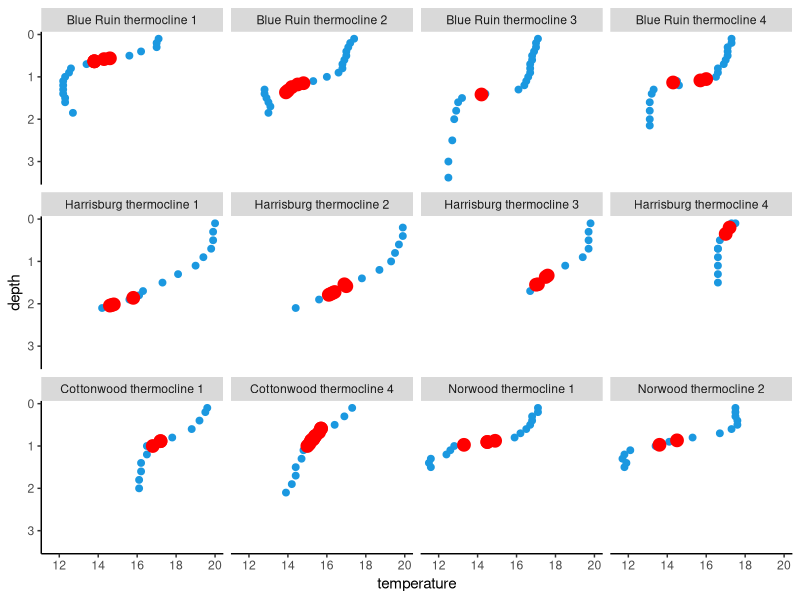
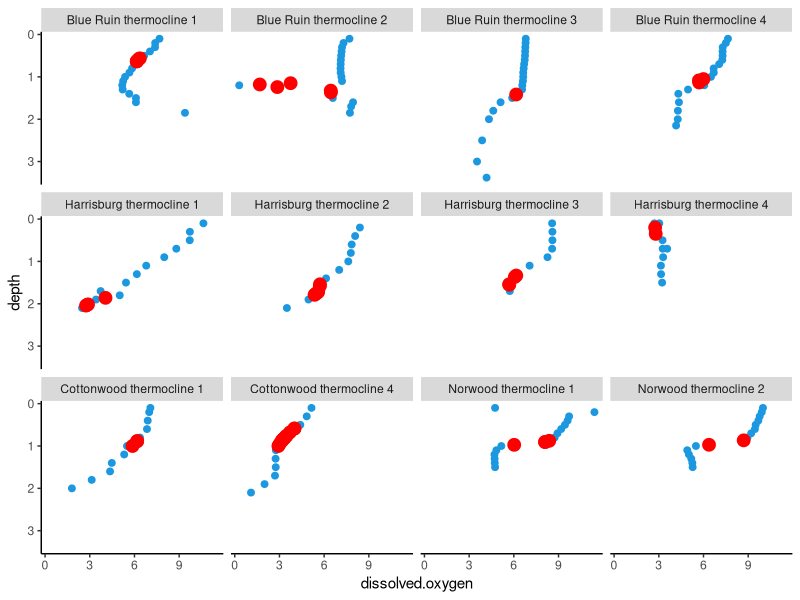
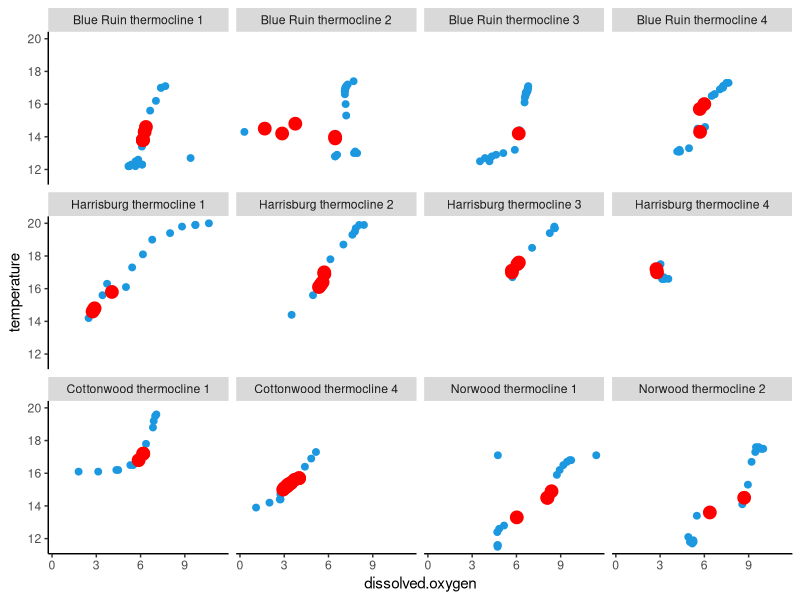
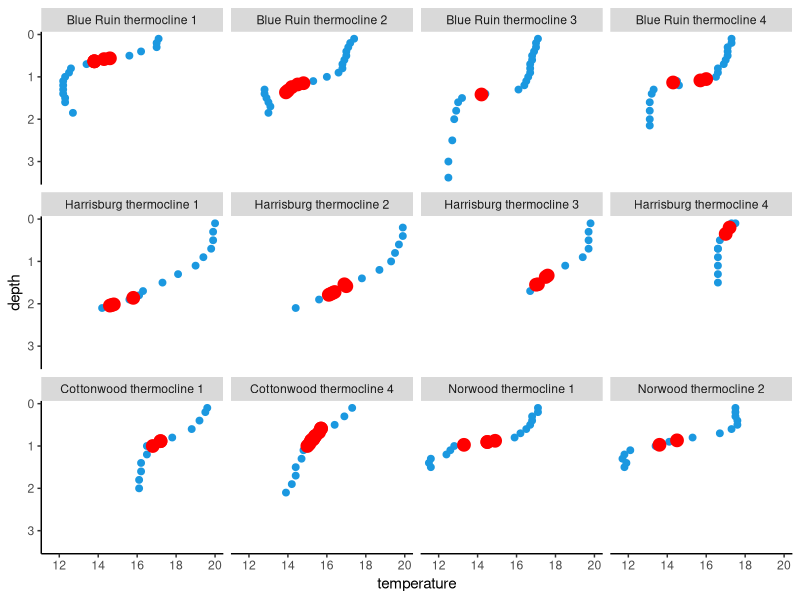
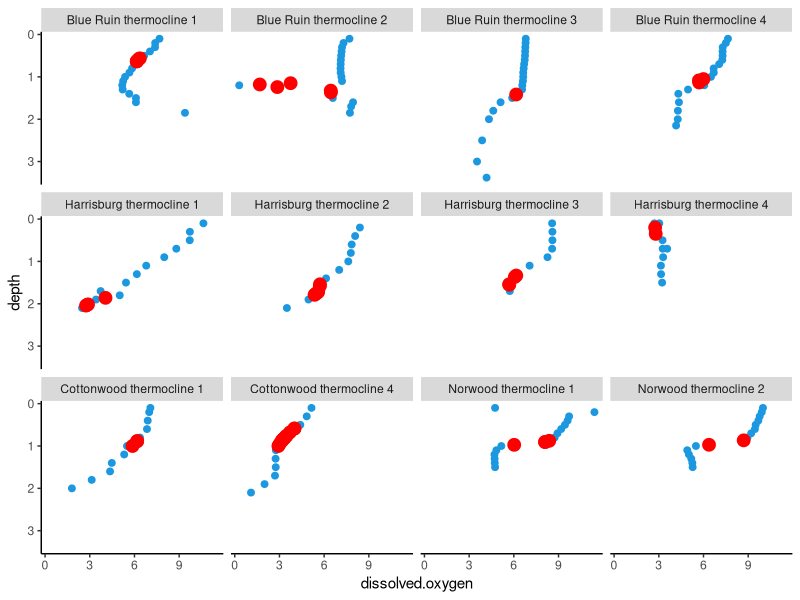
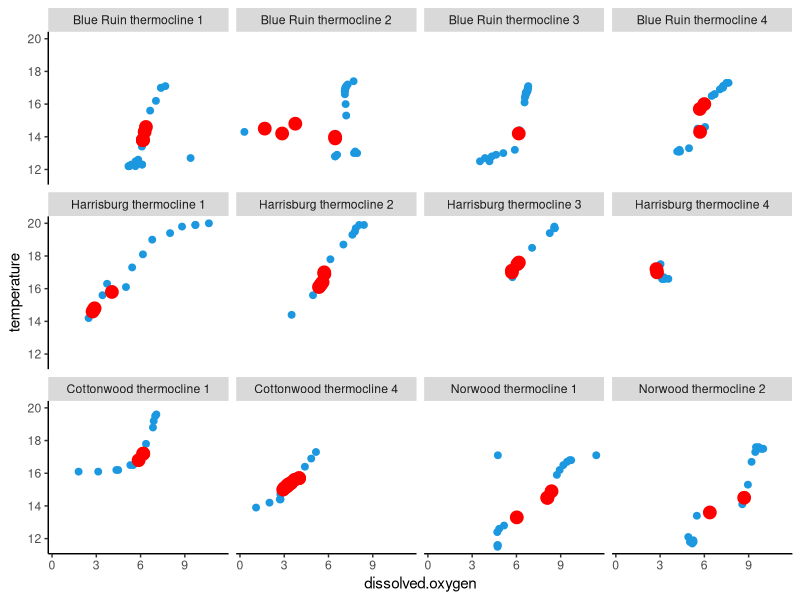

Write R code to recreate these figures, in order.
#'2022-11-09

# Interpolation to determine fish depth using internal temperatures -------

library(readr)
library(dplyr)
library(tidyverse)
library(lubridate)
library(ggplot2)

#' Here I use the slope equation of y=mx=b as d? = D1 + (D2-D1)/(X2-X1)*(T1-X1)
#' where d? is the depth of the fish that we are trying to determine, D1 and D2 
#' the known depths of the bounding temperatures, X2 and X1 are the known temperatures
#' of those sensors, and T1 is the temperature of the fish, x is T1-X1 (pretending that
#' X1 is the y intercept for these two points...)

setwd("C:/Users/barrehan/GitHub/projects/cwa.habitat.selection")
ysi <- read.csv("data/raw.data/internal.temperature/2019.2021.thermocline.fish.internal.temp.cwa.csv")
ysi$date <- mdy(ysi$date)
fish <- read.csv("data/raw.data/internal.temperature/2019.2021.fish.internal.temp.cwa.csv")
fish$date <- mdy(fish$date)

for(i in 1:nrow(fish)){
  row <- fish[i,]
  match <- ysi[ysi$thermo.measure.loc == row$thermo.measure.loc,]
  t1 <- row$fish.temp
  x1 <- max(match$temperature.c[which(match$temperature.c < t1)])
  x2 <- min(match$temperature.c[which(match$temperature.c > t1)])
  d1 <- match$depth.m[match$temperature.c == x1]
  d2 <- match$depth.m[match$temperature.c == x2]
  d <- (d2-d1)/(x2-x1)*(t1 - x1) + d1
  depth <- ifelse(length(d > 1), mean(d), d)
  #if there are two value options take the average between the two...
  fish[i,10] <- depth
}
colnames(fish)[10] <- "depth"
colnames(fish)[8] <- "temperature"
colnames(ysi)[7] <- "depth"
colnames(ysi)[8] <- "temperature"

fish<- fish[-c(9)]

fish$thermo.measure.loc[fish$thermo.measure.loc == "br.0822.thermo.1"] <- "Blue Ruin thermocline 1"
fish$thermo.measure.loc[fish$thermo.measure.loc == "br.0822.thermo.2"] <- "Blue Ruin thermocline 2"
fish$thermo.measure.loc[fish$thermo.measure.loc == "br.0822.thermo.3"] <- "Blue Ruin thermocline 3"
fish$thermo.measure.loc[fish$thermo.measure.loc == "br.0822.thermo.4"] <- "Blue Ruin thermocline 4"
fish$thermo.measure.loc[fish$thermo.measure.loc == "cottonwood.site.1"] <- "Cottonwood thermocline 1"
fish$thermo.measure.loc[fish$thermo.measure.loc == "cottonwood.site.4"] <- "Cottonwood thermocline 4"
fish$thermo.measure.loc[fish$thermo.measure.loc == "harrisburg.site.1"] <- "Harrisburg thermocline 1"
fish$thermo.measure.loc[fish$thermo.measure.loc == "harrisburg.site.2"] <- "Harrisburg thermocline 2"
fish$thermo.measure.loc[fish$thermo.measure.loc == "harrisburg.site.3"] <- "Harrisburg thermocline 3"
fish$thermo.measure.loc[fish$thermo.measure.loc == "harrisburg.site.4"] <- "Harrisburg thermocline 4"
fish$thermo.measure.loc[fish$thermo.measure.loc == "nor.0827.thermo.1"] <- "Norwood thermocline 1"
fish$thermo.measure.loc[fish$thermo.measure.loc == "nor.0827.thermo.2"] <- "Norwood thermocline 2"

ysi$thermo.measure.loc[ysi$thermo.measure.loc == "br.0822.thermo.1"] <- "Blue Ruin thermocline 1"
ysi$thermo.measure.loc[ysi$thermo.measure.loc == "br.0822.thermo.2"] <- "Blue Ruin thermocline 2"
ysi$thermo.measure.loc[ysi$thermo.measure.loc == "br.0822.thermo.3"] <- "Blue Ruin thermocline 3"
ysi$thermo.measure.loc[ysi$thermo.measure.loc == "br.0822.thermo.4"] <- "Blue Ruin thermocline 4"
ysi$thermo.measure.loc[ysi$thermo.measure.loc == "cottonwood.site.1"] <- "Cottonwood thermocline 1"
ysi$thermo.measure.loc[ysi$thermo.measure.loc == "cottonwood.site.4"] <- "Cottonwood thermocline 4"
ysi$thermo.measure.loc[ysi$thermo.measure.loc == "harrisburg.site.1"] <- "Harrisburg thermocline 1"
ysi$thermo.measure.loc[ysi$thermo.measure.loc == "harrisburg.site.2"] <- "Harrisburg thermocline 2"
ysi$thermo.measure.loc[ysi$thermo.measure.loc == "harrisburg.site.3"] <- "Harrisburg thermocline 3"
ysi$thermo.measure.loc[ysi$thermo.measure.loc == "harrisburg.site.4"] <- "Harrisburg thermocline 4"
ysi$thermo.measure.loc[ysi$thermo.measure.loc == "nor.0827.thermo.1"] <- "Norwood thermocline 1"
ysi$thermo.measure.loc[ysi$thermo.measure.loc == "nor.0827.thermo.2"] <- "Norwood thermocline 2"

fish$thermo.measure.loc <- factor(fish$thermo.measure.loc, levels = c("Blue Ruin thermocline 1", "Blue Ruin thermocline 2",
                                                                      "Blue Ruin thermocline 3", "Blue Ruin thermocline 4",
                                                                      "Harrisburg thermocline 1", "Harrisburg thermocline 2",
                                                                      "Harrisburg thermocline 3", "Harrisburg thermocline 4",
                                                                      "Cottonwood thermocline 1", "Cottonwood thermocline 4",
                                                                      "Norwood thermocline 1", "Norwood thermocline 2"))
ysi$thermo.measure.loc <- factor(ysi$thermo.measure.loc, levels = c("Blue Ruin thermocline 1", "Blue Ruin thermocline 2",
                                                                    "Blue Ruin thermocline 3", "Blue Ruin thermocline 4",
                                                                    "Harrisburg thermocline 1", "Harrisburg thermocline 2",
                                                                    "Harrisburg thermocline 3", "Harrisburg thermocline 4",
                                                                    "Cottonwood thermocline 1", "Cottonwood thermocline 4",
                                                                    "Norwood thermocline 1", "Norwood thermocline 2"))



#' two fish temperatures at the harrisburg alcove were below the lowest temperature 
#' recorded using the ysi so these fish were likely on a different thermocline and
#' will be excluded from the plots below

ggplot(NULL, aes(temperature, depth)) +                 
  geom_point(data = ysi,
             col = "#1b98e0",
             size = 2) +
  geom_point(data = fish,
             col = "red",
             size = 4)+
  facet_wrap(~thermo.measure.loc)+
  scale_y_reverse()+
  theme(panel.grid.major = element_blank(), panel.grid.minor = element_blank(),
        panel.background = element_blank(), axis.line = element_line(colour = "black"))

ggsave("results/figures/internal.temperature/internal.temp.with.thermocline.jpg", width = 14, height = 8)

#' now using the same equation using the fish depth to determine DO at that location
#' and time. we were stupid and didn't use the YSI at norwood so we do not have DO 
#' measurements there...

for(i in 1:nrow(fish)){
  row <- fish[i,]
  match <- ysi[ysi$thermo.measure.loc == row$thermo.measure.loc,]
  t1 <- row$depth 
  x1 <- max(match$depth[which(match$depth < t1)])
  x2 <- min(match$depth[which(match$depth> t1)])
  d1 <- match$do.mg.l[match$depth == x1]
  d1<-ifelse(length(d1>1),mean(d1), d)
  d2 <- match$do.mg.l[match$depth == x2]
  d2 <- ifelse(length(d2>1), mean(d2), d2)
  d <- (d2-d1)/(x2-x1)*(t1 - x1) + d1
  do <- ifelse(length(d > 1), mean(d), d)
  #if there are two value options take the average between the two...
  fish[i,10] <- do
}
colnames(fish)[10] <- "dissolved.oxygen"
colnames(ysi)[9]<- "dissolved.oxygen"

#' harrisburg fish that couldn't have depth assigned also could not have
#' DO assigned, as well as norwood fish where we did not measure DO
#' because of some stupid reason we likely justified in the field...I regret



ggplot(NULL, aes(dissolved.oxygen, depth)) +                 
  geom_point(data = ysi,
             col = "#1b98e0",
             size = 2) +
  geom_point(data = fish,
             col = "red",
             size = 4)+
  facet_wrap(~thermo.measure.loc)+
  scale_y_reverse()+
  theme(panel.grid.major = element_blank(), panel.grid.minor = element_blank(),
        panel.background = element_blank(), axis.line = element_line(colour = "black"))

ggsave("figures/internal.temperature.figures/choke.poke.do.vs.depth.jpg", width = 14, height = 8)


#' now plotting DO versus Temperature for each location with fish included

ggplot(NULL, aes(dissolved.oxygen, temperature)) +                 
  geom_point(data = ysi,
             col = "#1b98e0",
             size = 2) +
  geom_point(data = fish,
             col = "red",
             size = 4)+
  facet_wrap(~thermo.measure.loc)+
  theme(panel.grid.major = element_blank(), panel.grid.minor = element_blank(),
        panel.background = element_blank(), axis.line = element_line(colour = "black"))

ggsave("figures/internal.temperature.figures/choke.poke.do.vs.temp.jpg", width = 14, height = 8)
